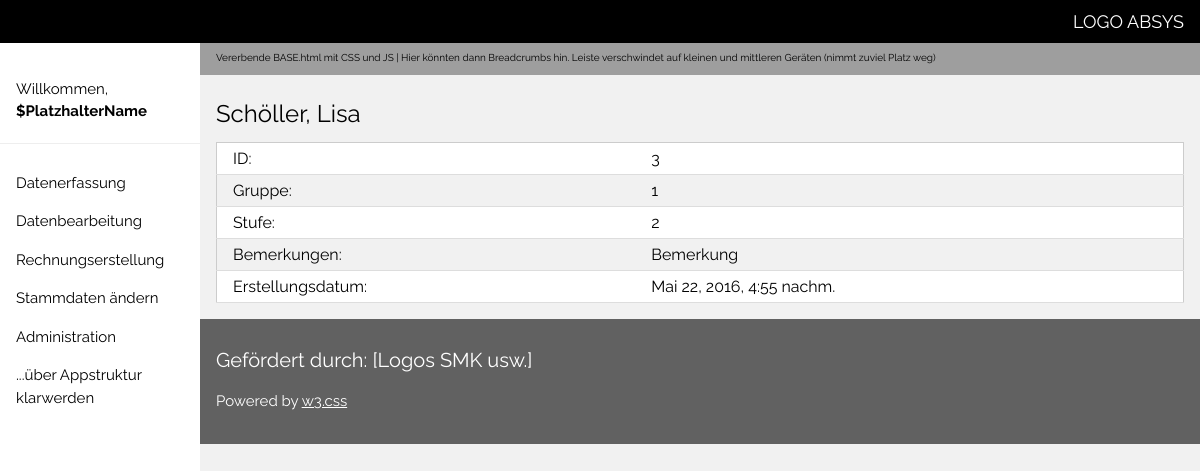
Page /schueler/3 on the committed database.
### schueler/models.py (models this page shows, shortened)
class Schueler(models.Model):
    nachname = models.CharField(max_length=200)
    vorname = models.CharField(max_length=200)
    geburtsdatum = models.DateField()
    bemerkungen = models.TextField(max_length=10000)
    gruppe = models.ForeignKey(Gruppe, on_delete=models.CASCADE, default='1')
    stufe = models.ForeignKey(Stufe, on_delete=models.CASCADE, default='1')
    erstellungsdatum = models.DateTimeField(auto_now_add = True)

class Gruppe(models.Model):
    gruppenname = models.CharField(max_length=400, default='1')
    bemerkungen = models.CharField(max_length=200)
    def __unicode__(self):
       return self.gruppenname

class Stufe(models.Model):
    stufenname = models.CharField(max_length=400, default='1')
    bemerkungen = models.CharField(max_length=200)
    def __unicode__(self):
        return self.stufenname

### schueler/views.py (the view)
# urls.py: url(r'^(?P<pk>\d+)', 'schueler.views.SchuelerDetail', name='schueler_detail'),
def SchuelerDetail(request, pk):
    schueler = get_object_or_404(Schueler, pk=pk)
    return render(request, 'schueler/schueler_detail.html', {'schueler': schueler})

### schueler/templates/schueler/schueler_detail.html
{% extends 'base/base.html' %}
{% block content %}
    <div>
        <h3> {{ schueler.nachname }}, {{ schueler.vorname }} </h3>
        <div>
                <table class="w3-table-all w3-responsive w3-hoverable ">
                    <tr>
                        <td align="left">ID:</td>
                        <td align="left">{{ schueler.pk }} </td>
                    </tr>
                    <tr>
                        <td align="left">Gruppe:</td>
                        <td align="left">{{ schueler.gruppe }} </td>
                    </tr>
                     <tr>
                        <td align="left">Stufe:</td>
                        <td align="left">{{ schueler.stufe }} </td>
                    </tr>
                    <tr>
                        <td align="left">Bemerkungen:</td>
                        <td align="left">{{ schueler.bemerkungen }} </td>
                    </tr>
                    <tr>
                        <td align="left">Erstellungsdatum:</td>
                        <td align="left">{{ schueler.erstellungsdatum }} </td>
                    </tr>
                </table>
        </div>
    </div>
{% endblock %}

### base/static/css/w3.css (style rules this page uses)
* { -webkit-box-sizing:border-box;-moz-box-sizing:border-box;box-sizing:border-box }
html { -ms-text-size-adjust:100%;-webkit-text-size-adjust:100% }
body { margin:0 }
html,body { font-family:Verdana,sans-serif;font-size:15px;line-height:1.5 }
html { overflow-x:hidden }
h1,h2,h3,h4,h5,h6,.w3-slim,.w3-wide { font-family:"Segoe UI",Arial,sans-serif }
h3 { font-size:24px }
h1,h2,h3,h4,h5,h6 { font-weight:400;margin:10px 0 }
table { border-collapse:collapse;border-spacing:0;width:100%;display:table }
table,th,td { border:none }
.w3-table-all { border:1px solid #ccc }
.w3-bordered tr,.w3-table-all tr { border-bottom:1px solid #ddd }
.w3-table-all tr:nth-child(odd) { background-color:#fff }
.w3-table-all tr:nth-child(even) { background-color:#f1f1f1 }
.w3-table td,.w3-table th,.w3-table-all td,.w3-table-all th { padding:6px 8px;display:table-cell;text-align:left;vertical-align:top }
.w3-table th:first-child,.w3-table td:first-child,.w3-table-all th:first-child,.w3-table-all td:first-child { padding-left:16px }
.w3-btn,.w3-btn-floating,.w3-btn-floating-large,.w3-btn-block,.w3-hover-shadow,.w3-hover-opacity, .w3-navbar a,.w3-sidenav a,.w3-dropnav a,.w3-pagination li a,.w3-hoverable tbody tr,.w3-hoverable li,.w3-accordion-content a,.w3-dropdown-content a,.w3-dropdown-click:hover,.w3-dropdown-hover:hover,.w3-opennav,.w3-closenav,.w3-closebtn, .w3-hover-amber,.w3-hover-aqua,.w3-hover-blue,.w3-hover-light-blue,.w3-hover-brown,.w3-hover-cyan,.w3-hover-blue-grey,.w3-hover-green,.w3-hover-light-green,.w3-hover-indigo,.w3-hover-khaki,.w3-hover-lime,.w3-hover-orange,.w3-hover-deep-orange,.w3-hover-pink, .w3-hover-purple,.w3-hover-deep-purple,.w3-hover-red,.w3-hover-sand,.w3-hover-teal,.w3-hover-yellow,.w3-hover-white,.w3-hover-black,.w3-hover-grey,.w3-hover-light-grey,.w3-hover-dark-grey,.w3-hover-text-amber,.w3-hover-text-aqua,.w3-hover-text-blue,.w3-hover-text-light-blue, .w3-hover-text-brown,.w3-hover-text-cyan,.w3-hover-text-blue-grey,.w3-hover-text-green,.w3-hover-text-light-green,.w3-hover-text-indigo,.w3-hover-text-khaki,.w3-hover-text-lime,.w3-hover-text-orange,.w3-hover-text-deep-orange,.w3-hover-text-pink,.w3-hover-text-purple, .w3-hover-text-deep-purple,.w3-hover-text-red,.w3-hover-text-sand,.w3-hover-text-teal,.w3-hover-text-yellow,.w3-hover-text-white,.w3-hover-text-black,.w3-hover-text-grey,.w3-hover-text-light-grey,.w3-hover-text-dark-grey { -webkit-transition:background-color .3s,color .15s,box-shadow .3s,opacity 0.3s;transition:background-color .3s,color .15s,box-shadow .3s,opacity 0.3s }
.w3-responsive { overflow-x:auto }
.w3-light-grey,.w3-hover-light-grey:hover { color:#000!important;background-color:#f1f1f1!important }

### base/templates/base/base.html (style rules this page uses)
html,body,h1,h2,h3,h4,h5 { font-family: "Raleway", sans-serif }

### rows in the picture
Schueler: nachname "Schöller", vorname "Lisa", pk "3", gruppe "1", stufe "2", bemerkungen "Bemerkung", erstellungsdatum "Mai 22, 2016, 4:55 nachm."
